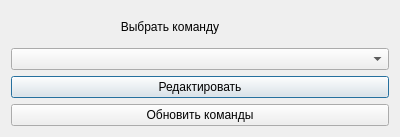
<?xml version="1.0" encoding="UTF-8"?>
<ui version="4.0">
 <class>redact</class>
 <widget class="QDialog" name="redact">
  <property name="geometry">
   <rect>
    <x>0</x>
    <y>0</y>
    <width>400</width>
    <height>137</height>
   </rect>
  </property>
  <property name="windowTitle">
   <string>Dialog</string>
  </property>
  <layout class="QGridLayout" name="gridLayout">
   <item row="1" column="0">
    <widget class="QComboBox" name="comboBox"/>
   </item>
   <item row="2" column="0">
    <widget class="QPushButton" name="pushButton">
     <property name="text">
      <string>Редактировать</string>
     </property>
    </widget>
   </item>
   <item row="0" column="0">
    <widget class="QLabel" name="label">
     <property name="text">
      <string>                                 Выбрать команду</string>
     </property>
    </widget>
   </item>
   <item row="3" column="0">
    <widget class="QPushButton" name="pushButton_2">
     <property name="text">
      <string>Обновить команды</string>
     </property>
    </widget>
   </item>
  </layout>
 </widget>
 <resources/>
 <connections/>
</ui>
